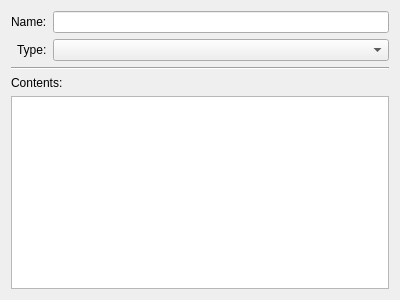
<?xml version="1.0" encoding="UTF-8"?>
<ui version="4.0">
 <class>EditVariable</class>
 <widget class="QWidget" name="EditVariable">
  <property name="geometry">
   <rect>
    <x>0</x>
    <y>0</y>
    <width>400</width>
    <height>300</height>
   </rect>
  </property>
  <property name="windowTitle">
   <string>Form</string>
  </property>
  <layout class="QVBoxLayout" name="verticalLayout">
   <item>
    <layout class="QFormLayout" name="formLayout">
     <property name="labelAlignment">
      <set>Qt::AlignRight|Qt::AlignTrailing|Qt::AlignVCenter</set>
     </property>
     <item row="0" column="0">
      <widget class="QLabel" name="labelName">
       <property name="text">
        <string>Name:</string>
       </property>
      </widget>
     </item>
     <item row="0" column="1">
      <widget class="QLineEdit" name="name"/>
     </item>
     <item row="1" column="0">
      <widget class="QLabel" name="labelType">
       <property name="text">
        <string>Type:</string>
       </property>
      </widget>
     </item>
     <item row="1" column="1">
      <widget class="QComboBox" name="type"/>
     </item>
    </layout>
   </item>
   <item>
    <widget class="Line" name="line">
     <property name="orientation">
      <enum>Qt::Horizontal</enum>
     </property>
    </widget>
   </item>
   <item>
    <widget class="QLabel" name="labelContents">
     <property name="text">
      <string>Contents:</string>
     </property>
    </widget>
   </item>
   <item>
    <widget class="QPlainTextEdit" name="contents">
     <property name="horizontalScrollBarPolicy">
      <enum>Qt::ScrollBarAlwaysOff</enum>
     </property>
     <property name="tabChangesFocus">
      <bool>true</bool>
     </property>
    </widget>
   </item>
  </layout>
 </widget>
 <resources/>
 <connections/>
</ui>
